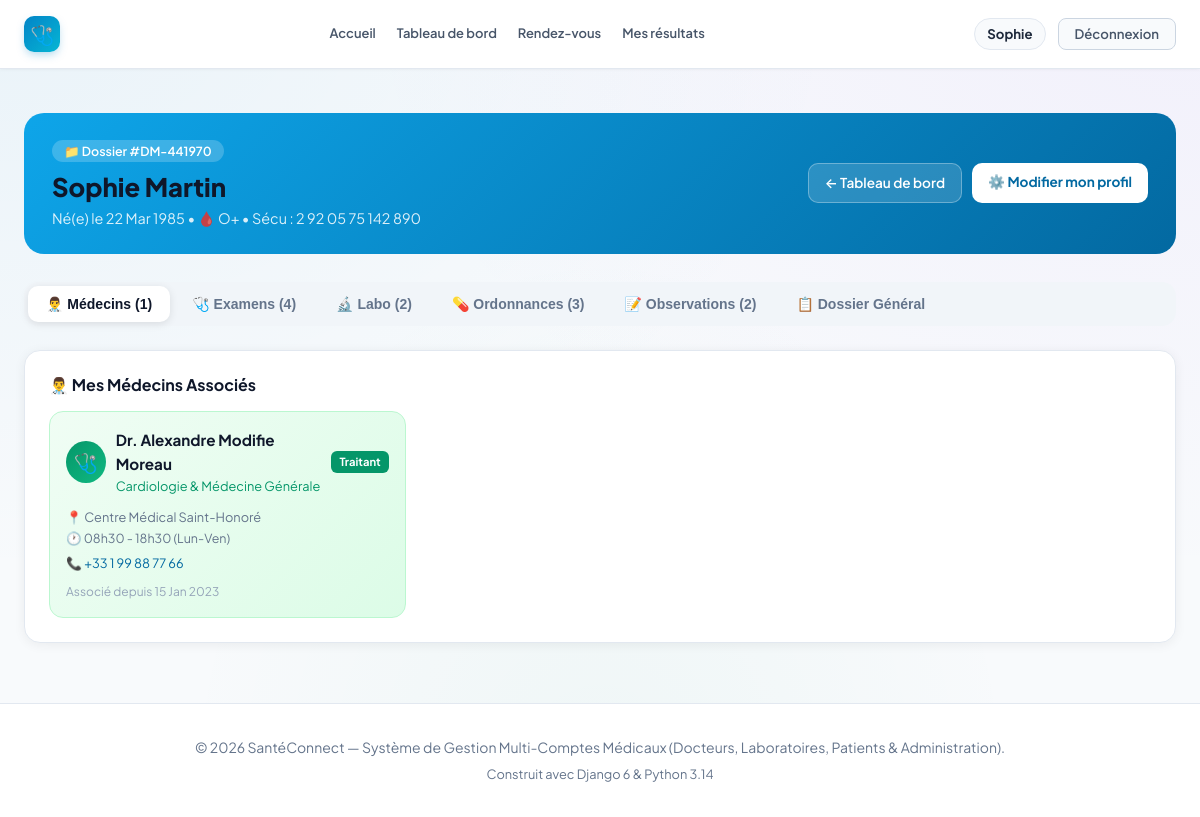
Page /patient/dossier/ (signed in) on the earlier database version.
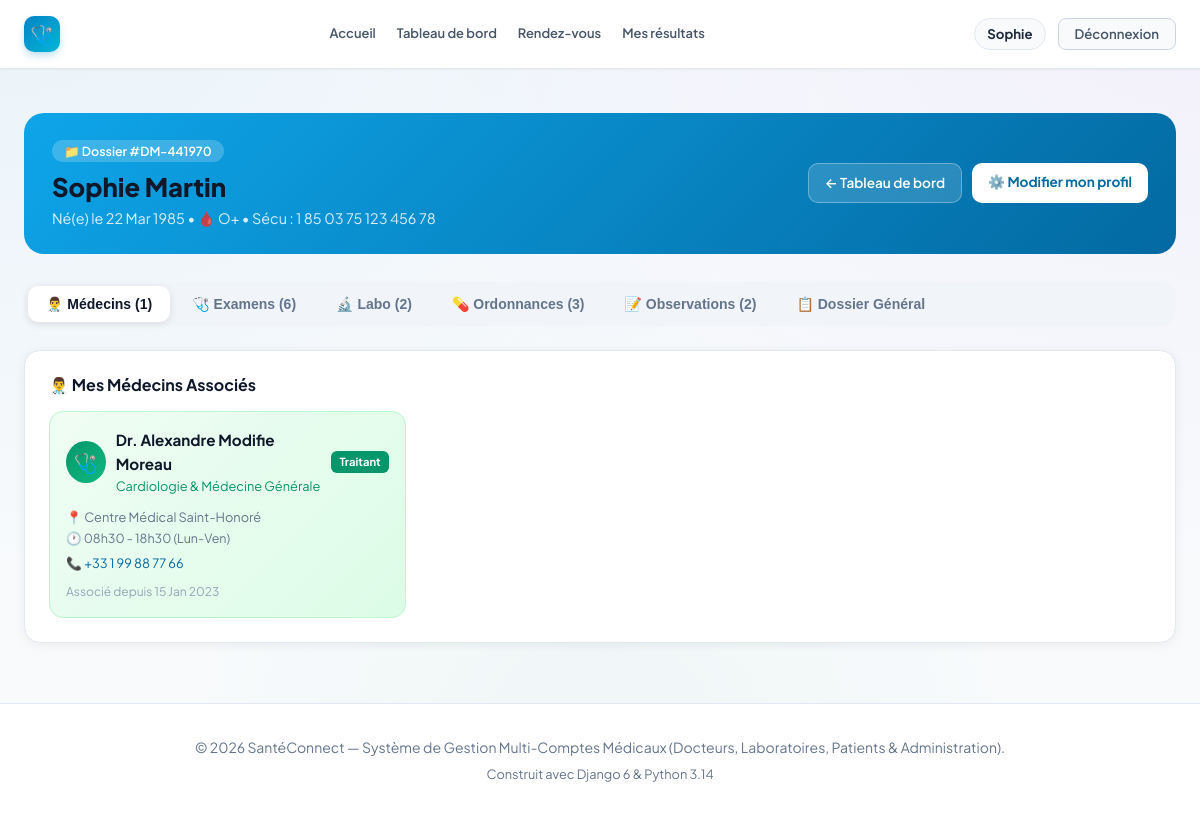
Same page on the later database version.
### accounts/models.py (models this page shows, shortened)
class PatientProfile(models.Model):
    BLOOD_GROUPS = [
        ('A+', 'A+'), ('A-', 'A-'),
        ('B+', 'B+'), ('B-', 'B-'),
        ('AB+', 'AB+'), ('AB-', 'AB-'),
        ('O+', 'O+'), ('O-', 'O-'),
    ]
    user = models.OneToOneField(
        User,
        on_delete=models.CASCADE,
        related_name='patient_profile',
        verbose_name="Compte utilisateur"
    )
    date_naissance = models.DateField(
        null=True,
        blank=True,
        verbose_name="Date de naissance"
    )
    groupe_sanguin = models.CharField(
        max_length=5,
        choices=BLOOD_GROUPS,
        blank=True,
        default='O+',
        verbose_name="Groupe sanguin"
    )
    numero_securite_sociale = models.CharField(
        max_length=60,
        blank=True,
        null=True,
        verbose_name="N° Sécurité Sociale / Identifiant Patient"
    )
    antecedents = models.TextField(
        blank=True,
        verbose_name="Antécédents médicaux & allergies"
    )
    personne_contact = models.CharField(
        max_length=150,
        blank=True,
        verbose_name="Contact en cas d'urgence (Nom & Tél)"
    )
    class Meta:
        verbose_name = "Profil Patient"
        verbose_name_plural = "Profils Patients"

### accounts/views.py (the view)
# urls.py: path('patient/dossier/', views.patient_dossier, name='patient_dossier'),
@login_required
def patient_dossier(request):
    if not request.user.is_patient:
        return redirect('dashboard')
    profile, _ = PatientProfile.objects.get_or_create(user=request.user)
    dossier = get_or_create_dossier(request.user)
    examens = ExamenMedical.objects.filter(dossier=dossier).select_related('medecin').prefetch_related('etapes_preparation').order_by('-date_creation', '-id')
    resultats = ResultatLaboratoire.objects.filter(
        dossier=dossier, statut__in=['DISPONIBLE', 'TRANSMIS'],
    ).order_by('-date_prescription')
    prescriptions = Prescription.objects.filter(dossier=dossier).order_by('-date_prescription')
    observations = ObservationMedicale.objects.filter(dossier=dossier, confidentiel=False).order_by('-date_observation')
    medecins = AssociationMedecinPatient.objects.filter(patient=request.user).select_related('medecin', 'medecin__doctor_profile')
    return render(request, 'accounts/patient_dossier.html', {
        'profile': profile,
        'dossier': dossier,
        'examens': examens,
        'resultats': resultats,
        'prescriptions': prescriptions,
        'observations': observations,
        'medecins': medecins,
    })

### accounts/models.py (called while the page is built)
    @property
    def is_doctor(self):
        return self.role == self.Role.DOCTEUR

    @property
    def is_laboratory(self):
        return self.role == self.Role.LABORATOIRE

    @property
    def is_patient(self):
        return self.role == self.Role.PATIENT

    @property
    def is_admin_user(self):
        return self.role == self.Role.ADMIN or self.is_superuser

    @property
    def progression_etapes(self):
        etapes = self.etapes_preparation.all()
        total = etapes.count()
        validees = sum(1 for e in etapes if e.est_validee)
        return validees, total

### accounts/views.py (called while the page is built)
def get_or_create_dossier(patient_user):
    if not patient_user or getattr(patient_user, 'role', None) != User.Role.PATIENT:
        return None
    dossier, _ = DossierMedical.objects.get_or_create(patient=patient_user)
    return dossier

### templates/accounts/patient_dossier.html (shortened to what the changed rows need)
{% extends 'base.html' %}
{% block content %}
<div class="container">
  <div class="dossier-hero">
    <div style="display:flex;justify-content:space-between;align-items:center;flex-wrap:wrap;gap:12px;">
      <div>
        <span style="background:rgba(255,255,255,.2);padding:3px 12px;border-radius:20px;font-size:.78rem;font-weight:600;">📁 Dossier #{{ dossier.numero_dossier }}</span>
        <h1 style="margin-top:8px;">{{ user.get_full_name|default:user.username }}</h1>
        <p style="opacity:.85;font-size:.9rem;margin-top:4px;">
          {% if profile.date_naissance %}Né(e) le {{ profile.date_naissance|date:"d M Y" }} &bull; {% endif %}
          🩸 {{ profile.groupe_sanguin|default:"N/A" }}
          {% if profile.numero_securite_sociale %} &bull; Sécu : {{ profile.numero_securite_sociale }}{% endif %}
        </p>
      </div>
    </div>
  </div>
  <div class="nav-tabs-dossier">
    <button class="ntab active" data-tab="medecins" onclick="switchNTab('medecins',this)">👨‍⚕️ Médecins ({{ medecins.count }})</button>
    <button class="ntab" data-tab="examens" onclick="switchNTab('examens',this)">🩺 Examens ({{ examens.count }})</button>
    <button class="ntab" data-tab="labo" onclick="switchNTab('labo',this)">🔬 Labo ({{ resultats.count }})</button>
    <button class="ntab" data-tab="prescriptions" onclick="switchNTab('prescriptions',this)">💊 Ordonnances ({{ prescriptions.count }})</button>
    <button class="ntab" data-tab="observations" onclick="switchNTab('observations',this)">📝 Observations ({{ observations.count }})</button>
    <button class="ntab" data-tab="infos" onclick="switchNTab('infos',this)">📋 Dossier Général</button>
  </div>
</div>
{% endblock %}

Differences in the rows shown:
changed PatientProfile: numero_securite_sociale "2 92 05 75 142 890" → "1 85 03 75 123 456 78"
Other differences:
{{ examens.count }}: "4" → "6"
